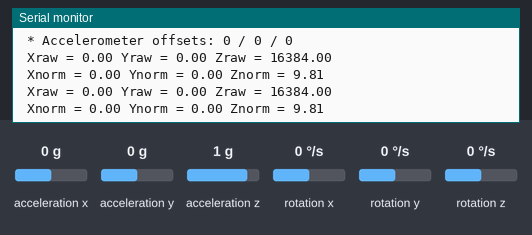
Bench run of a sketch on a simulated Arduino Nano, built with avr-gcc and run on an emulated ATmega328P. Parts: the last lines printed to the serial monitor. The inputs (shaded band) are chosen by the test bench; at power-on: acceleration x 0 g, acceleration y 0 g, acceleration z 1 g, rotation x 0 °/s, rotation y 0 °/s, rotation z 0 °/s. No radio packets arrive unless stated.

Above: at 1.2 s.
1.3 s: acceleration x set to -1.4 g
At 2.6 s:
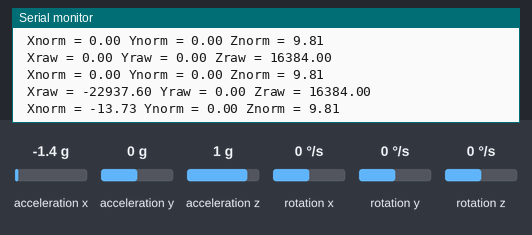
2.8 s: acceleration y set to -1.4 g
At 3.9 s:
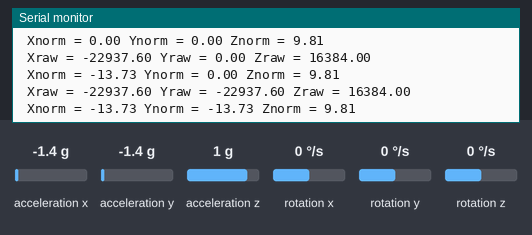
4.3 s: acceleration z set to -1.4 g
At 5.6 s:
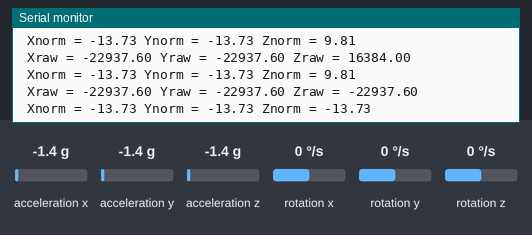

The sketch:

NRF.ino
```cpp
#include <SPI.h>
#include <nRF24L01.h>
#include <RF24.h>
#include <Wire.h>
#include <MPU6050.h>

MPU6050 mpu;


RF24 radio(7, 8); // CE, CSN
const byte address[6] = "00001";
void setup() {
	Serial.begin(115200);

	Serial.println("Initialize MPU6050");

	while (!mpu.begin(MPU6050_SCALE_2000DPS, MPU6050_RANGE_2G))
	{
		Serial.println("Could not find a valid MPU6050 sensor, check wiring!");
		delay(500);
	}

	// If you want, you can set accelerometer offsets
	// mpu.setAccelOffsetX();
	// mpu.setAccelOffsetY();
	// mpu.setAccelOffsetZ();

	checkSettings();


	radio.begin();
	radio.openWritingPipe(address);
	radio.setPALevel(RF24_PA_MIN);
	radio.stopListening();
}
void loop() {

	Vector rawAccel = mpu.readRawAccel();
	Vector normAccel = mpu.readNormalizeAccel();

	char data_buffer[120];
	char data2[120];
	char data3[120];
	Serial.print(" Xraw = ");
	Serial.print(rawAccel.XAxis);
	Serial.print(" Yraw = ");
	Serial.print(rawAccel.YAxis);
	Serial.print(" Zraw = ");

	Serial.println(rawAccel.ZAxis);
	Serial.print(" Xnorm = ");
	Serial.print(normAccel.XAxis);
	Serial.print(" Ynorm = ");
	Serial.print(normAccel.YAxis);
	Serial.print(" Znorm = ");
	Serial.println(normAccel.ZAxis);
	char lat[] = "16.062180";
	char lng[] = "108.247865";
	char ID[] = "@ID0XFF";
	char force[] = "100";
	String x = String(normAccel.XAxis,4);
	String y = String(normAccel.YAxis,4);
	String z = String(normAccel.ZAxis,4);
	sprintf(data3, "_%s_%s_%s$", x.c_str(), y.c_str(), z.c_str());

	//char x[8], y[8], z[8];
	//dtostrf(normAccel.XAxis, 6, 2, x);
	//dtostrf(normAccel.YAxis, 6, 2, y);
	//dtostrf(normAccel.ZAxis, 6, 2, z);

	sprintf(data_buffer, "%s_%s", ID, lat);
	sprintf(data2, "_%s_%s", lng, force);


	//char H [] = "===============";
	radio.write(&data_buffer, sizeof(data_buffer));
	radio.write(&data2, sizeof(data2));
	radio.write(&data3, sizeof(data3));

	delay(1000);
}
```

GPS.ino
```cpp

```

checkSetting.ino
```cpp
void checkSettings()
{
	Serial.println();

	Serial.print(" * Sleep Mode:            ");
	Serial.println(mpu.getSleepEnabled() ? "Enabled" : "Disabled");

	Serial.print(" * Clock Source:          ");
	switch (mpu.getClockSource())
	{
	case MPU6050_CLOCK_KEEP_RESET:     Serial.println("Stops the clock and keeps the timing generator in reset"); break;
	case MPU6050_CLOCK_EXTERNAL_19MHZ: Serial.println("PLL with external 19.2MHz reference"); break;
	case MPU6050_CLOCK_EXTERNAL_32KHZ: Serial.println("PLL with external 32.768kHz reference"); break;
	case MPU6050_CLOCK_PLL_ZGYRO:      Serial.println("PLL with Z axis gyroscope reference"); break;
	case MPU6050_CLOCK_PLL_YGYRO:      Serial.println("PLL with Y axis gyroscope reference"); break;
	case MPU6050_CLOCK_PLL_XGYRO:      Serial.println("PLL with X axis gyroscope reference"); break;
	case MPU6050_CLOCK_INTERNAL_8MHZ:  Serial.println("Internal 8MHz oscillator"); break;
	}

	Serial.print(" * Accelerometer:         ");
	switch (mpu.getRange())
	{
	case MPU6050_RANGE_16G:            Serial.println("+/- 16 g"); break;
	case MPU6050_RANGE_8G:             Serial.println("+/- 8 g"); break;
	case MPU6050_RANGE_4G:             Serial.println("+/- 4 g"); break;
	case MPU6050_RANGE_2G:             Serial.println("+/- 2 g"); break;
	}

	Serial.print(" * Accelerometer offsets: ");
	Serial.print(mpu.getAccelOffsetX());
	Serial.print(" / ");
	Serial.print(mpu.getAccelOffsetY());
	Serial.print(" / ");
	Serial.println(mpu.getAccelOffsetZ());

	Serial.println();
}
```

nRF24l01.ino
```cpp

```

Measured:
- after the input at 1.3 s, the serial monitor: prints a new line after 0.74 s (image 1)
- after the input at 2.8 s, the serial monitor: prints a new line after 0.26 s (image 2)
- after the input at 4.3 s, the serial monitor: prints a new line after 0.78 s (image 3)
